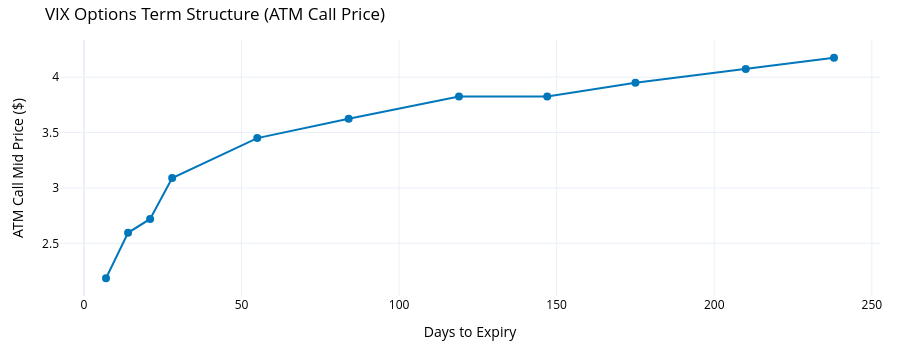

Here is the notebook cell this chart was saved with:
### Code cell
# --- VIX options term structure (ATM call price by expiry) ---

try:
    term_struct = await vix_data.get_term_structure_async(net_liquidation)
    if not term_struct.empty:
        fig_ts = go.Figure()
        fig_ts.add_trace(go.Scatter(
            x=term_struct["days_to_expiry"],
            y=pd.to_numeric(term_struct["atm_mid"], errors="coerce"),
            mode="lines+markers",
            line=dict(color=COLORS["primary"], width=2),
            marker=dict(size=8),
            name="ATM Call Mid",
        ))
        fig_ts.update_layout(
            **PLOTLY_LAYOUT,
            title="VIX Options Term Structure (ATM Call Price)",
            xaxis=dict(title="Days to Expiry"),
            yaxis=dict(title="ATM Call Mid Price ($)"),
            margin=dict(l=60, r=20, t=40, b=40),
            height=350,
        )
        fig_ts.show()
    else:
        print("Term structure data not available.")
except Exception as e:
    print(f"Could not build term structure: {e}")

### Figure 1 — Plotly figure (JSON) as saved in the notebook; plotly's stock layout.template omitted (floating-point values rounded to 4 significant figures)
{"data": [{"line": {"color": "#0077bb", "width": 2}, "marker": {"size": 8}, "mode": "lines+markers", "name": "ATM Call Mid", "type": "scatter", "x": [7, 14, 21, 28, 55, 84, 119, 147, 175, 210, 238], "y": [2.185, 2.595, 2.72, 3.09, 3.45, 3.625, 3.825, 3.825, 3.95, 4.075, 4.175]}], "layout": {"font": {"color": "black"}, "height": 350, "margin": {"b": 40, "l": 60, "r": 20, "t": 40}, "paper_bgcolor": "rgba(0,0,0,0)", "plot_bgcolor": "rgba(0,0,0,0)", "title": {"text": "VIX Options Term Structure (ATM Call Price)"}, "xaxis": {"title": {"text": "Days to Expiry"}}, "yaxis": {"title": {"text": "ATM Call Mid Price ($)"}}}}
